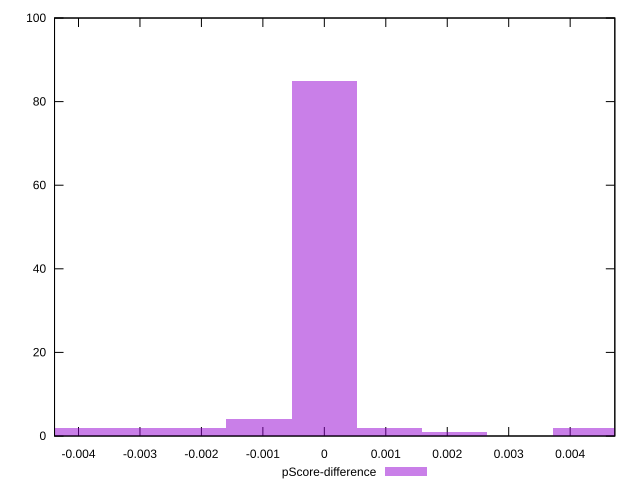

Write gnuplot code to recreate this figure.
reset

$pScoreDifference <<EOF
-0.0031845055973025913 2
0 85
-0.0010615018657675304 4
-0.002123003731535061 2
0.0010615018657675304 2
-0.004246007463070122 2
0.004246007463070122 2
0.002123003731535061 1
EOF

set key outside below
set boxwidth 0.0010615018657675304
set xrange [-0.0043900001049042015:0.004726666666666657]
set yrange [0:100]
set trange [0:100]
set style fill transparent solid 0.5 noborder
set terminal svg size 640, 490 enhanced background rgb 'white'
set output "report_00018_2021-02-10T15-25-16.877Z/uses-rel-preconnect/samples/pages/pScore-difference/histogram.svg"

plot $pScoreDifference title "pScore-difference" with boxes

reset
